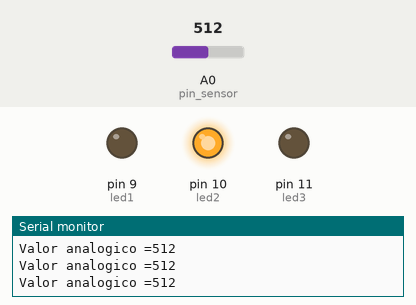
Simulated run of this sketch. Board: Arduino Uno, built with avr-gcc and run on an emulated ATmega328P. Parts: output pins drawn as LEDs (lit = HIGH), the last lines printed to the serial monitor. Inputs (shaded band) come from the test bench; at power-on: A0 (pin_sensor) = 512.

Above: at 1.2 s.
1.3 s: A0 (pin_sensor) set to 605
2.8 s: A0 (pin_sensor) set to 621
At 4.2 s:
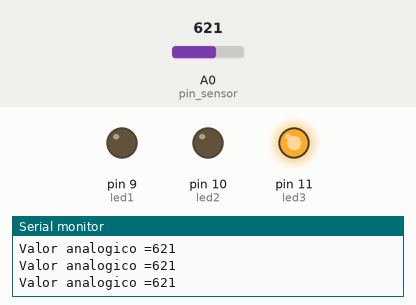
4.5 s: A0 (pin_sensor) set to 809
6.0 s: A0 (pin_sensor) set to 829
At 7.1 s:
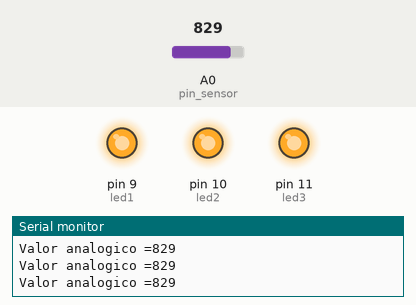
7.7 s: A0 (pin_sensor) set to 399
At 8.6 s:
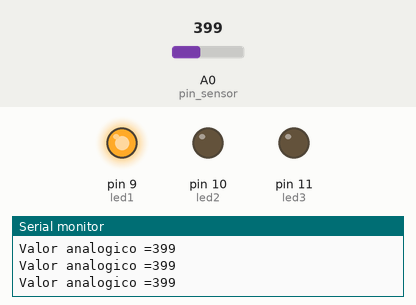
9.5 s: A0 (pin_sensor) set to 417
At 10.1 s:
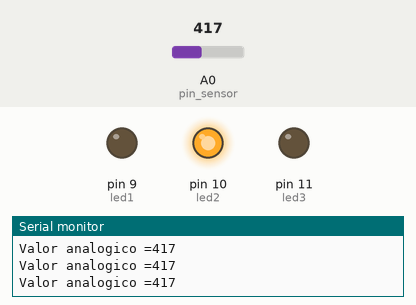
Timing chart, 0 to 12.3 s (numbered marks = the images above; inputs shaded):
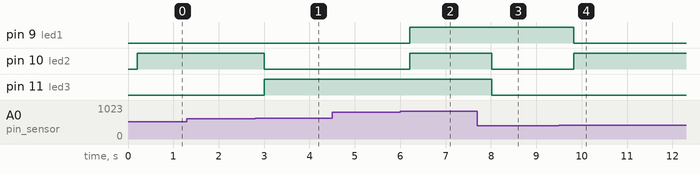

Measured:
- the behaviour switches between 612 and 613 on A0 (pin_sensor) (found by bisection; images 0 and 1)
- the behaviour switches between 817 and 818 on A0 (pin_sensor) (found by bisection; images 1 and 2)
- the behaviour switches between 408 and 409 on A0 (pin_sensor) (found by bisection; images 3 and 4)
- after the input at 2.8 s, pin 10 (led2): HIGH → LOW after 0.21 s; pin 11 (led3): LOW → HIGH after 0.21 s
- after the input at 6.0 s, pin 9 (led1), pin 10 (led2): LOW → HIGH after 0.21 s
- after the input at 7.7 s, pin 10 (led2), pin 11 (led3): HIGH → LOW after 0.32 s
- after the input at 9.5 s, pin 9 (led1): HIGH → LOW after 0.32 s; pin 10 (led2): LOW → HIGH after 0.32 s

The sketch:

Bargroph.ino
```cpp
int led1 = 9;
int led2 = 10;
int led3 = 11;
int pin_sensor = A0;
int valor_sensor = 0;


void setup() {
  pinMode(pin_sensor, INPUT);
  pinMode(led1, OUTPUT);
  pinMode(led2, OUTPUT);
  pinMode(led3, OUTPUT);
  Serial.begin(115200);
}

void loop() {
  valor_sensor = analogRead(pin_sensor);
  Serial.print("Valor analogico =");
  Serial.println(valor_sensor);
delay(200);

  if(valor_sensor < 204){
    digitalWrite(led1, LOW);
    digitalWrite(led2, LOW);
    digitalWrite(led3, LOW);
  }

  if(valor_sensor >= 204  && valor_sensor < 409){
    digitalWrite(led1, HIGH);
    digitalWrite(led2, LOW);
    digitalWrite(led3, LOW);
  }
  if(valor_sensor >= 409 && valor_sensor < 613){
    digitalWrite(led1, LOW);
    digitalWrite(led2, HIGH);
    digitalWrite(led3, LOW);
  }
  if(valor_sensor >= 613 && valor_sensor <818){
   digitalWrite(led1, LOW);
    digitalWrite(led2, LOW);
    digitalWrite(led3, HIGH);
  }
  if(valor_sensor >= 818){
    digitalWrite(led1, HIGH);
    digitalWrite(led2, HIGH);
    digitalWrite(led3, HIGH);
  }
}
```
